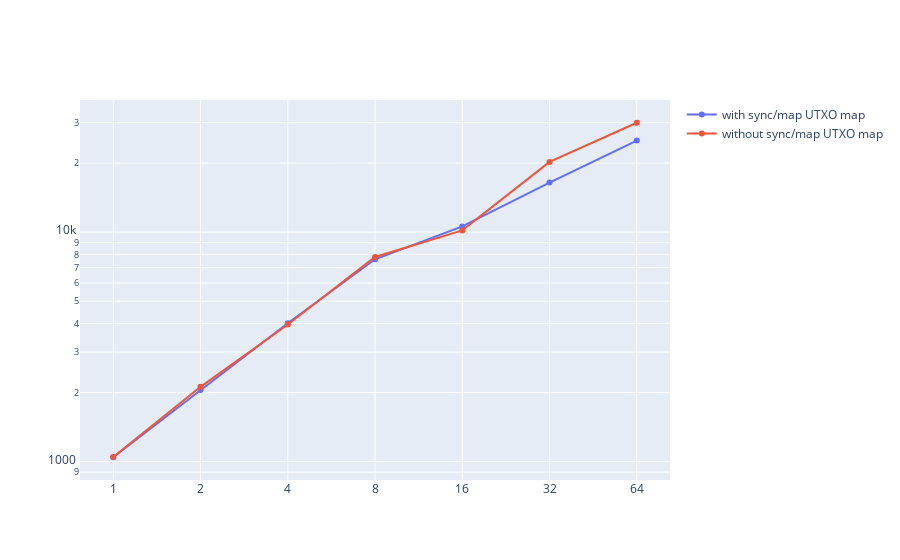

Notebook source saved alongside this figure:
### Markdown cell above
## Signing benchmark with sync/map implementation

During previous analysis, the blocking time was likely to be weighted too big.

### Code cell
d = pd.read_csv("full-syncmap.csv")
d2 = pd.read_csv("full-syncmap-noutxo.csv")


fig = go.Figure()
fig.add_trace(go.Scatter(
    x=d["cpu"],
    y=1/(d["nsop"]*10**-9),
    name="with sync/mapUTXO map"
))

fig.add_trace(go.Scatter(
    x=d2["cpu"],
    y=1/(d2["nsop"]*10**-9),
    name="without sync/map UTXO map"
))

fig.update_layout(xaxis_type='category', yaxis_type="log")

fig.show()

### Figure 1 — Plotly figure (JSON) as saved in the notebook; plotly's stock layout.template omitted (floating-point values rounded to 4 significant figures)
{"data": [{"name": "with sync/map UTXO map", "type": "scatter", "x": [1, 2, 4, 8, 16, 32, 64], "y": [1045.0, 2049.0, 4007.0, 7616.0, 10590.0, 16450.0, 25050.0]}, {"name": "without sync/map UTXO map", "type": "scatter", "x": [1, 2, 4, 8, 16, 32, 64], "y": [1047.0, 2118.0, 3959.0, 7790.0, 10180.0, 20230.0, 29970.0]}], "layout": {"autosize": true, "xaxis": {"autorange": true, "range": [-0.3524, 6.352], "type": "category"}, "yaxis": {"autorange": true, "range": [2.912, 4.583], "type": "log"}}}
